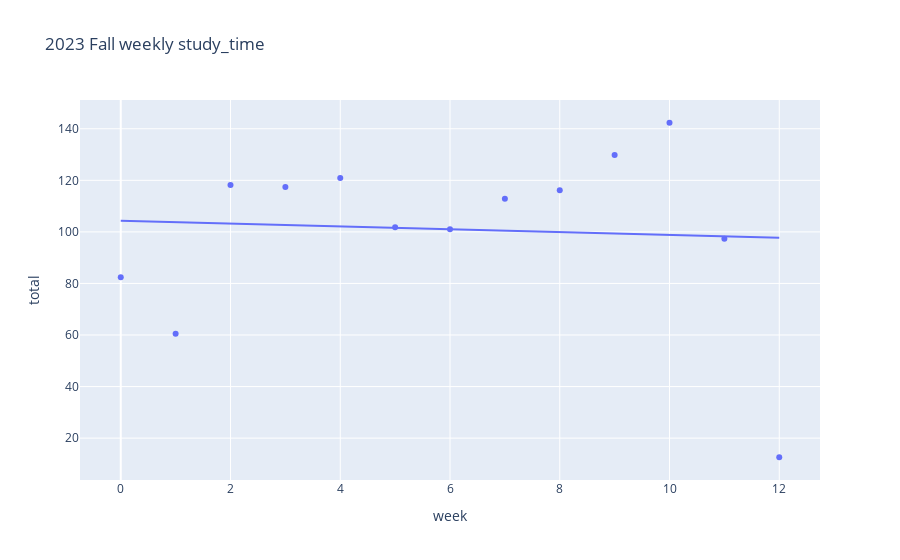

Notebook code cell kept with this figure:
### Code cell
graph_fall_2023 = clean_study[clean_study['date'] >= pd.to_datetime('2023-9-1')].groupby('week').sum().reset_index()
px.scatter(graph_fall_2023, x='week',y='total', title='2023 Fall weekly study_time',trendline='ols')

### Figure 1 — Plotly figure (JSON) as saved in the notebook; plotly's stock layout.template omitted (floating-point values rounded to 4 significant figures)
{"data": [{"hovertemplate": "week=%{x}<br>total=%{y}<extra></extra>", "legendgroup": "", "marker": {"color": "#636efa", "symbol": "circle"}, "mode": "markers", "name": "", "orientation": "v", "showlegend": false, "type": "scatter", "x": [0, 1, 2, 3, 4, 5, 6, 7, 8, 9, 10, 11, 12], "xaxis": "x", "y": [82.45, 60.5, 118.2, 117.4, 120.9, 101.8, 101, 112.8, 116.2, 129.8, 142.3, 97.35, 12.58], "yaxis": "y"}, {"hovertemplate": "<b>OLS trendline</b><br>total = -0.546429 * week + 104.304<br>R<sup>2</sup>=0.003970<br><br>week=%{x}<br>total=%{y} <b>(trend)</b><extra></extra>", "legendgroup": "", "marker": {"color": "#636efa", "symbol": "circle"}, "mode": "lines", "name": "", "showlegend": false, "type": "scatter", "x": [0, 1, 2, 3, 4, 5, 6, 7, 8, 9, 10, 11, 12], "xaxis": "x", "y": [104.3, 103.8, 103.2, 102.7, 102.1, 101.6, 101.0, 100.5, 99.93, 99.39, 98.84, 98.29, 97.75], "yaxis": "y"}], "layout": {"legend": {"tracegroupgap": 0}, "title": {"text": "2023 Fall weekly study_time"}, "xaxis": {"anchor": "y", "domain": [0, 1], "title": {"text": "week"}}, "yaxis": {"anchor": "x", "domain": [0, 1], "title": {"text": "total"}}}}
